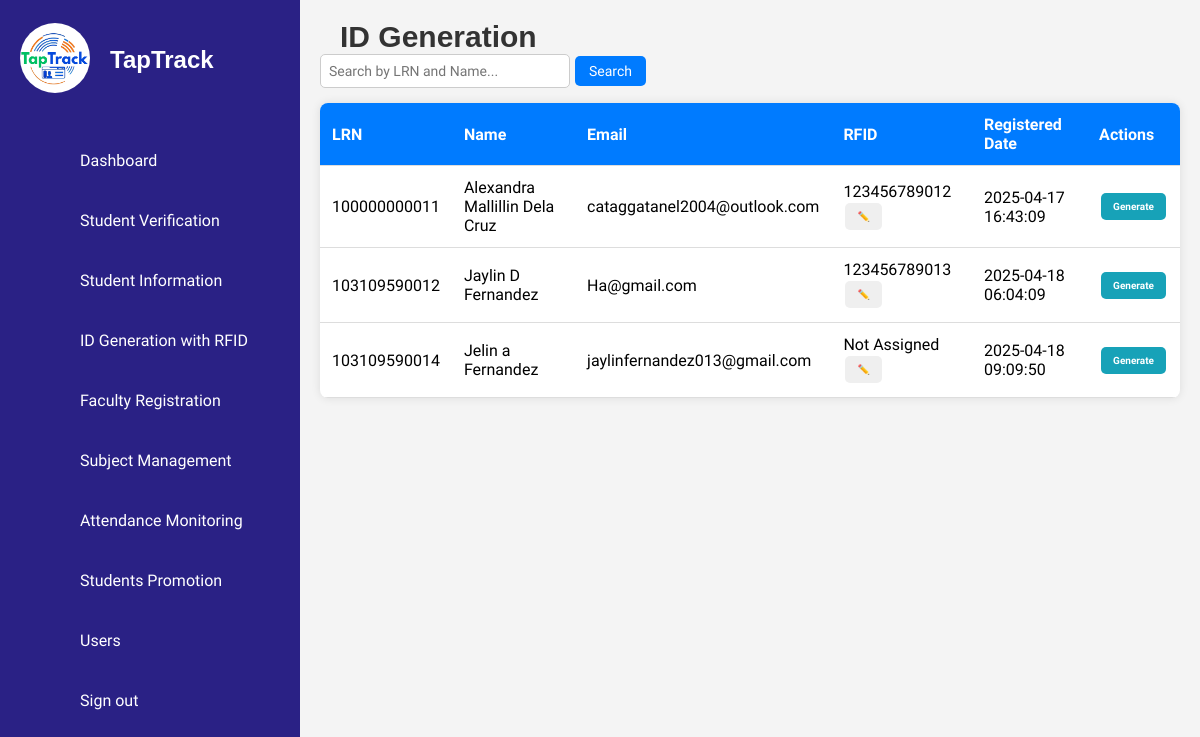
The page /id_generation.php (signed in) on the database as committed earlier.
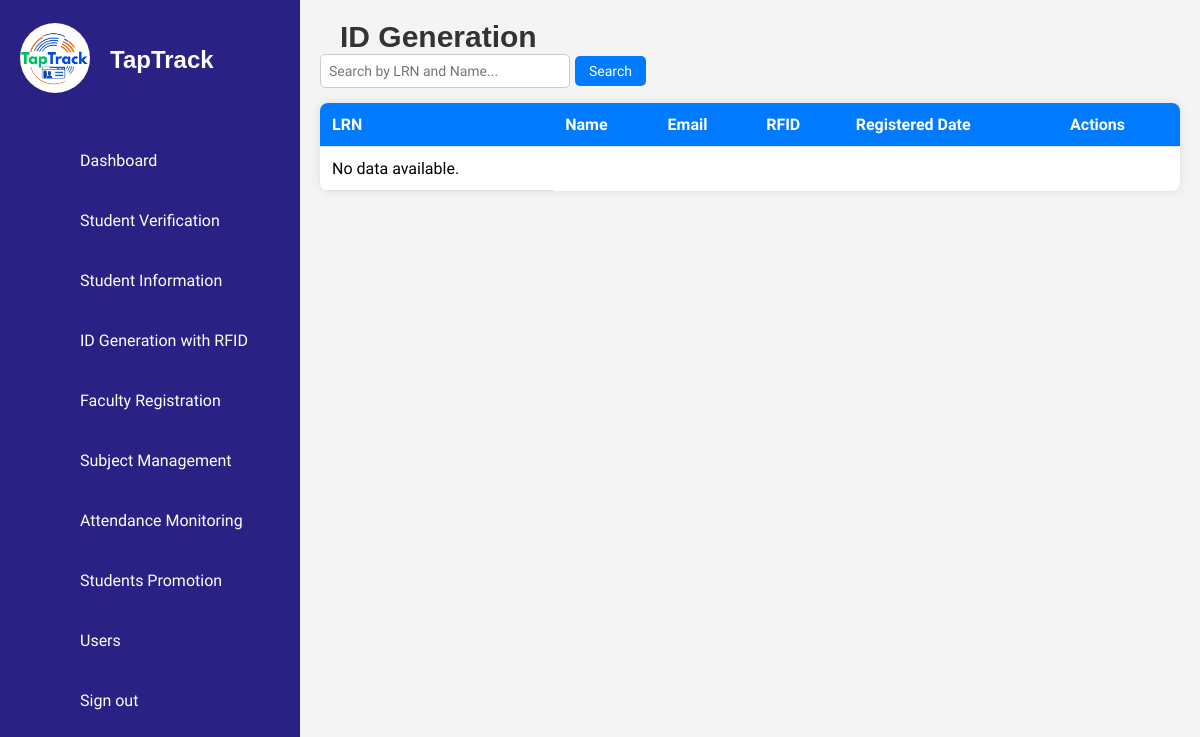
The same page on the database as committed later.
### tables this page shows
CREATE TABLE `students` (
  `id` int(11) NOT NULL,
  `first_name` varchar(50) NOT NULL,
  `middle_name` varchar(50) DEFAULT NULL,
  `last_name` varchar(50) NOT NULL,
  `lrn` varchar(12) NOT NULL,
  `date_of_birth` date NOT NULL,
  `gender` enum('Male','Female') NOT NULL,
  `citizenship` varchar(50) NOT NULL,
  `address` text NOT NULL,
  `contact_number` varchar(15) NOT NULL,
  `email` varchar(100) NOT NULL,
  `guardian_name` varchar(100) NOT NULL,
  `guardian_contact` varchar(15) NOT NULL,
  `guardian_address` varchar(250) NOT NULL,
  `guardian_relationship` varchar(50) NOT NULL,
  `elementary_school` varchar(100) NOT NULL,
  `year_graduated` year(4) NOT NULL,
  `birth_certificate` varchar(255) NOT NULL,
  `id_photo` varchar(255) NOT NULL,
  `good_moral` varchar(255) DEFAULT NULL,
  `student_signature` varchar(255) NOT NULL,
  `section` varchar(50) DEFAULT NULL,
  `school_year` varchar(9) NOT NULL,
  `grade_level` varchar(20) DEFAULT NULL,
  `student_type` varchar(50) NOT NULL,
  `verified_at` timestamp NOT NULL DEFAULT current_timestamp(),
  `created_at` timestamp NOT NULL DEFAULT current_timestamp(),
  `rfid` varchar(50) DEFAULT NULL,
  `promotion_status` varchar(50) DEFAULT NULL
);

### id_generation.php (the view, shortened to what this page needs)
<!DOCTYPE html>
<html lang="en">
<head>
    <link rel="stylesheet" href="assets/css/style.css">
    <link rel="stylesheet" href="assets/css/ids.css">
    <link rel="stylesheet" href="assets/css/rfid.css">
</head>
<body>
    <?php include('sidebar.php'); ?>
    <div class="main-content">
        <h2>ID Generation</h2>
        <div class="search-containers">
            <input type="text" id="searchInput" placeholder="Search by LRN and Name...">
            <button onclick="searchStudent()">Search</button>
        </div>
        <?php
        include 'db_connection.php';
        $sql = "SELECT lrn, first_name, middle_name, last_name, email, rfid, created_at FROM students";
        $result = mysqli_query($conn, $sql);
        ?>
        <table class="student-table">
            <thead>
                <tr>
                    <th>LRN</th>
                    <th>Name</th>
                    <th>Email</th>
                    <th>RFID</th>
                    <th>Registered Date</th>
                    <th>Actions</th>
                </tr>
            </thead>
            <tbody id="studentTableBody">
            <?php if (mysqli_num_rows($result) > 0): ?>
    <?php while ($row = mysqli_fetch_assoc($result)): ?>
        <?php
            $full_name = $row['first_name'] . ' ' .
                        (!empty($row['middle_name']) ? $row['middle_name'] . ' ' : '') .
                        $row['last_name'];
        ?>
        <tr>
            <td><?php echo $row['lrn']; ?></td>
            <td><?php echo $full_name; ?></td>
            <td><?php echo $row['email']; ?></td>
            <td>
                <span class="rfid-value" data-lrn="<?php echo $row['lrn']; ?>">
                    <?php echo $row['rfid'] ?? 'Not Assigned'; ?>
                </span>
                <button class="edit-rfid-btn" data-lrn="<?php echo $row['lrn']; ?>">
                    ✏️
                </button>
            </td>
            <td><?php echo $row['created_at']; ?></td>
            <td>
                <button class="generate-btn" data-lrn="<?php echo $row['lrn']; ?>">Generate</button>
            </td>
        </tr>
    <?php endwhile; ?>
<?php else: ?>
    <tr>
        <td>No data available.</td>
    </tr>
<?php endif; ?>
            </tbody>
        </table>
    </div>
</body>
</html>

Rows that differ between the two databases and show on the page:
removed students: lrn "100000000011", full_name "Alexandra Mallillin Dela Cruz", email "cataggatanel2004@outlook.com", rfid "123456789012", created_at "2025-04-17 16:43:09"
removed students: lrn "103109590012", full_name "Jaylin D Fernandez", email "Ha@gmail.com", rfid "123456789013", created_at "2025-04-18 06:04:09"
removed students: lrn "103109590014", full_name "Jelin a Fernandez", email "jaylinfernandez013@gmail.com", rfid "Not Assigned", created_at "2025-04-18 09:09:50"
Other text that changed with them:
text now shown: "No data available."
